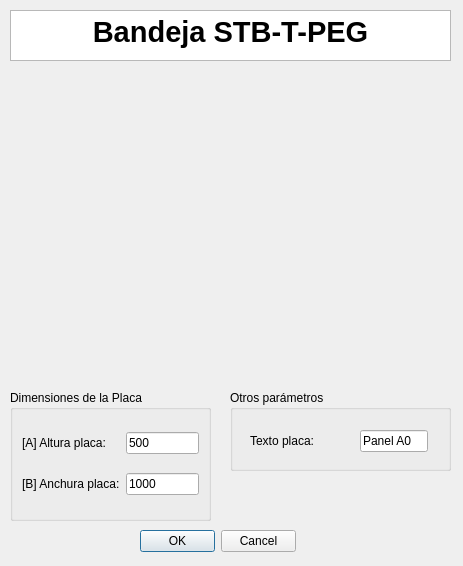
<?xml version="1.0" encoding="UTF-8"?>
<ui version="4.0">
 <class>MyPositionDialog</class>
 <widget class="QDialog" name="MyPositionDialog">
  <property name="geometry">
   <rect>
    <x>0</x>
    <y>0</y>
    <width>463</width>
    <height>566</height>
   </rect>
  </property>
  <property name="windowTitle">
   <string>Enter Position</string>
  </property>
  <property name="whatsThis">
   <string>&lt;html&gt;&lt;head/&gt;&lt;body&gt;&lt;p&gt;Esta ventana de KSDpanel te permite introducir todas las medidas correspondientes del panel seleccionado.&lt;/p&gt;&lt;p&gt;Recuerda que todas las medidas deben de ir en milimetros (mm).&lt;/p&gt;&lt;/body&gt;&lt;/html&gt;</string>
  </property>
  <widget class="QDialogButtonBox" name="buttonBox">
   <property name="geometry">
    <rect>
     <x>140</x>
     <y>530</y>
     <width>156</width>
     <height>23</height>
    </rect>
   </property>
   <property name="orientation">
    <enum>Qt::Horizontal</enum>
   </property>
   <property name="standardButtons">
    <set>QDialogButtonBox::Cancel|QDialogButtonBox::Ok</set>
   </property>
  </widget>
  <widget class="QTextBrowser" name="textBrowser">
   <property name="geometry">
    <rect>
     <x>10</x>
     <y>10</y>
     <width>441</width>
     <height>51</height>
    </rect>
   </property>
   <property name="html">
    <string>&lt;!DOCTYPE HTML PUBLIC &quot;-//W3C//DTD HTML 4.0//EN&quot; &quot;http://www.w3.org/TR/REC-html40/strict.dtd&quot;&gt;
&lt;html&gt;&lt;head&gt;&lt;meta name=&quot;qrichtext&quot; content=&quot;1&quot; /&gt;&lt;style type=&quot;text/css&quot;&gt;
p, li { white-space: pre-wrap; }
&lt;/style&gt;&lt;/head&gt;&lt;body style=&quot; font-family:'MS Shell Dlg 2'; font-size:8.25pt; font-weight:400; font-style:normal;&quot;&gt;
&lt;p align=&quot;center&quot; style=&quot; margin-top:0px; margin-bottom:0px; margin-left:0px; margin-right:0px; -qt-block-indent:0; text-indent:0px;&quot;&gt;&lt;span style=&quot; font-size:22pt; font-weight:600;&quot;&gt;Bandeja STB-T-PEG&lt;/span&gt;&lt;/p&gt;&lt;/body&gt;&lt;/html&gt;</string>
   </property>
  </widget>
  <widget class="QLabel" name="imagenPanelUI">
   <property name="geometry">
    <rect>
     <x>120</x>
     <y>80</y>
     <width>221</width>
     <height>301</height>
    </rect>
   </property>
   <property name="text">
    <string/>
   </property>
   <property name="pixmap">
    <pixmap>../imagenes/REF_pegadocotas.jpg</pixmap>
   </property>
   <property name="scaledContents">
    <bool>true</bool>
   </property>
   <property name="wordWrap">
    <bool>false</bool>
   </property>
   <property name="margin">
    <number>0</number>
   </property>
   <property name="openExternalLinks">
    <bool>false</bool>
   </property>
  </widget>
  <widget class="QGroupBox" name="groupBox_3">
   <property name="geometry">
    <rect>
     <x>10</x>
     <y>390</y>
     <width>201</width>
     <height>131</height>
    </rect>
   </property>
   <property name="styleSheet">
    <string notr="true">font: 10pt &quot;MS Shell Dlg 2&quot;;</string>
   </property>
   <property name="title">
    <string>Dimensiones de la Placa</string>
   </property>
   <layout class="QGridLayout" name="gridLayout_3">
    <item row="0" column="1">
     <widget class="QLineEdit" name="alturaPlacaUI">
      <property name="text">
       <string>500</string>
      </property>
     </widget>
    </item>
    <item row="1" column="1">
     <widget class="QLineEdit" name="anchuraPlacaUI">
      <property name="text">
       <string>1000</string>
      </property>
     </widget>
    </item>
    <item row="1" column="0">
     <widget class="QLabel" name="label_4">
      <property name="text">
       <string>[B] Anchura placa:</string>
      </property>
     </widget>
    </item>
    <item row="0" column="0">
     <widget class="QLabel" name="label_8">
      <property name="text">
       <string>[A] Altura placa:</string>
      </property>
     </widget>
    </item>
   </layout>
  </widget>
  <widget class="QGroupBox" name="groupBox_4">
   <property name="geometry">
    <rect>
     <x>230</x>
     <y>390</y>
     <width>221</width>
     <height>81</height>
    </rect>
   </property>
   <property name="styleSheet">
    <string notr="true">font: 10pt &quot;MS Shell Dlg 2&quot;;</string>
   </property>
   <property name="title">
    <string>Otros parámetros</string>
   </property>
   <widget class="QLineEdit" name="textoDescriptivoA0UI">
    <property name="geometry">
     <rect>
      <x>130</x>
      <y>40</y>
      <width>68</width>
      <height>22</height>
     </rect>
    </property>
    <property name="text">
     <string>Panel A0</string>
    </property>
   </widget>
   <widget class="QLabel" name="label">
    <property name="geometry">
     <rect>
      <x>20</x>
      <y>40</y>
      <width>107</width>
      <height>22</height>
     </rect>
    </property>
    <property name="text">
     <string>Texto placa:</string>
    </property>
   </widget>
  </widget>
 </widget>
 <resources/>
 <connections>
  <connection>
   <sender>buttonBox</sender>
   <signal>accepted()</signal>
   <receiver>MyPositionDialog</receiver>
   <slot>accept()</slot>
   <hints>
    <hint type="sourcelabel">
     <x>248</x>
     <y>254</y>
    </hint>
    <hint type="destinationlabel">
     <x>157</x>
     <y>274</y>
    </hint>
   </hints>
  </connection>
  <connection>
   <sender>buttonBox</sender>
   <signal>rejected()</signal>
   <receiver>MyPositionDialog</receiver>
   <slot>reject()</slot>
   <hints>
    <hint type="sourcelabel">
     <x>316</x>
     <y>260</y>
    </hint>
    <hint type="destinationlabel">
     <x>286</x>
     <y>274</y>
    </hint>
   </hints>
  </connection>
 </connections>
</ui>
